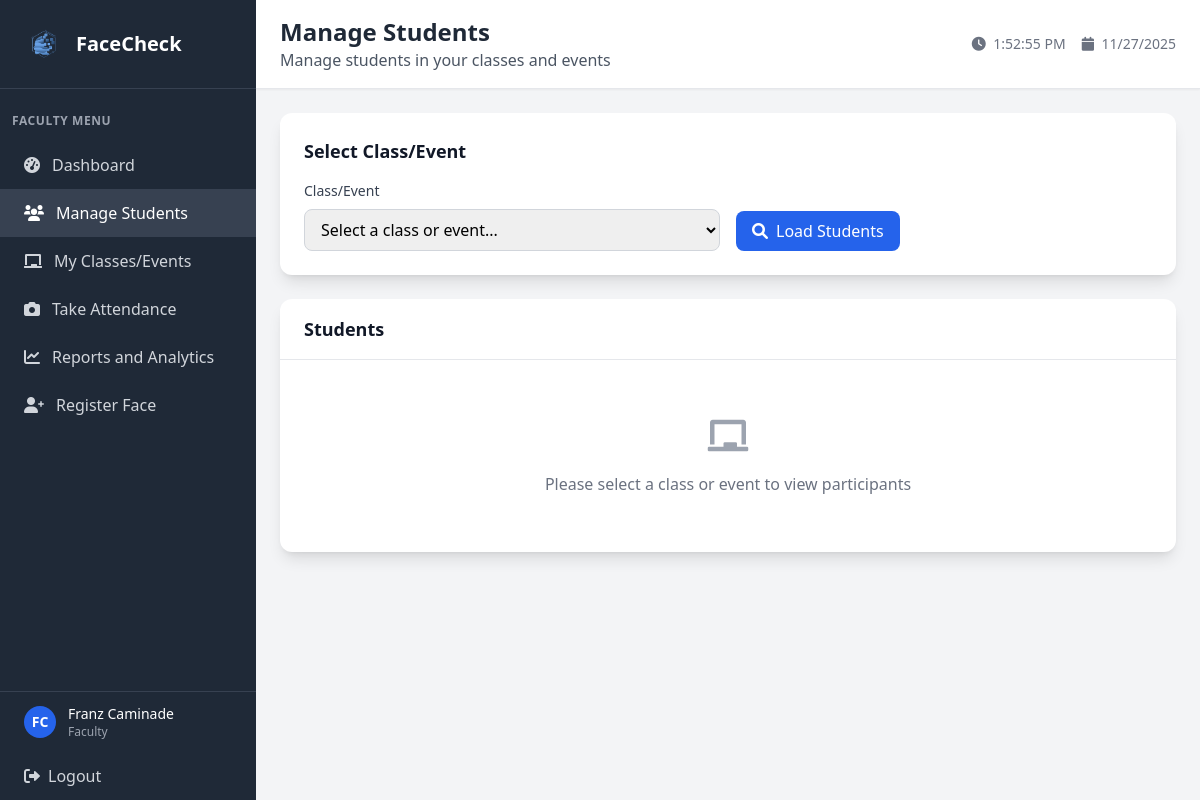
Page /manage_students (signed in) on the committed database.
### tables this page shows
CREATE TABLE user (
            user_id INTEGER PRIMARY KEY AUTOINCREMENT,
            idno VARCHAR(20) NOT NULL UNIQUE,
            firstname VARCHAR(50) NOT NULL,
            lastname VARCHAR(50) NOT NULL,
            role VARCHAR(10) NOT NULL CHECK (role IN ('admin', 'faculty', 'student')),
            password VARCHAR(255) NOT NULL,
            created_at DATETIME DEFAULT CURRENT_TIMESTAMP,
            is_active BOOLEAN DEFAULT 1,
            dept_id INTEGER,
            FOREIGN KEY (dept_id) REFERENCES department(dept_id)
        );

### app.py (the view)
@app.route('/manage_students')
def faculty_manage_students():
    if 'user_id' not in session or session['role'] != 'faculty':
        return redirect(url_for('login'))
    conn = get_db_connection()
    faculty = conn.execute('''
        SELECT f.faculty_id, u.firstname, u.lastname, u.idno FROM faculty f
        JOIN user u ON f.user_id = u.user_id
        WHERE u.user_id = ?
    ''', (session['user_id'],)).fetchone()
    if not faculty:
        conn.close()
        flash('Faculty record not found', 'error')
        return redirect(url_for('faculty_dashboard'))
    classes = conn.execute('''
        SELECT c.class_id, c.class_name, c.edpcode
        FROM class c
        WHERE c.faculty_id = ?
        ORDER BY c.class_name
    ''', (faculty['faculty_id'],)).fetchall()
    events = conn.execute('''
        SELECT e.event_id, e.event_name, e.event_date
        FROM event e
        WHERE e.faculty_id = ?
        ORDER BY e.event_date DESC
    ''', (faculty['faculty_id'],)).fetchall()
    conn.close()
    return render_template('faculty/faculty_manage_students.html', classes=classes, events=events, faculty=faculty)

### app.py (called while the page is built)
def get_db_connection():
    try:
        conn = sqlite3.connect('facecheck.db', timeout=30.0)
        conn.row_factory = sqlite3.Row
        conn.execute('PRAGMA foreign_keys = ON')
        try:
            cur = conn.cursor()
            cur.execute("PRAGMA table_info(faculty)")
            columns = [row[1] for row in cur.fetchall()]
            if 'attendance_image' not in columns:
                cur.execute("ALTER TABLE faculty ADD COLUMN attendance_image VARCHAR(255)")
                conn.commit()
        except Exception:
            pass
        return conn
    except sqlite3.Error as e:
        print(f"Database connection error: {e}")
        raise

### templates/faculty/faculty_manage_students.html (shortened to what this page needs)
<!DOCTYPE html>
<html lang="en">
<head>
    <script src="https://cdn.tailwindcss.com"></script>
    <link href="https://cdnjs.cloudflare.com/ajax/libs/font-awesome/6.0.0/css/all.min.css" rel="stylesheet">
</head>
<body class="bg-gray-100">
    <div class="flex h-screen">
        <div class="w-64 bg-gray-800 text-white">
            <div class="p-6 border-b border-gray-700">
                <div class="flex items-center">
                    <img src="{{ url_for('static', filename='img/FaceCheck_Logo.png') }}" alt="FaceCheck logo" class="w-10 h-10 mr-3">
                    <h1 class="text-xl font-bold">FaceCheck</h1>
                </div>
            </div>
            <nav class="mt-6">
                <div class="px-3">
                    <div class="text-xs font-semibold text-gray-400 uppercase tracking-wider mb-3">Faculty Menu</div>
                </div>
                <a href="{{ url_for('faculty_dashboard') }}" class="flex items-center px-6 py-3 text-gray-300 hover:bg-gray-700 hover:text-white transition duration-200">
                    <i class="fas fa-tachometer-alt mr-3"></i>
                    Dashboard
                </a>
                <a href="/manage_students" class="flex items-center px-6 py-3 bg-gray-700 text-white">
                    <i class="fas fa-users mr-3"></i>
                    Manage Students
                </a>
                <a href="{{ url_for('faculty_my_classes') }}" class="flex items-center px-6 py-3 text-gray-300 hover:bg-gray-700 hover:text-white transition duration-200">
                    <i class="fas fa-chalkboard mr-3"></i>
                    My Classes/Events
                </a>
                <a href="/attendance" class="flex items-center px-6 py-3 text-gray-300 hover:bg-gray-700 hover:text-white transition duration-200">
                    <i class="fas fa-camera mr-3"></i>
                    Take Attendance
                </a>
                <a href="/attendance_reports" class="flex items-center px-6 py-3 text-gray-300 hover:bg-gray-700 hover:text-white transition duration-200">
                    <i class="fas fa-chart-line mr-3"></i>
                    Reports and Analytics
                </a>
                <a href="/faculty/register_face" class="flex items-center px-6 py-3 text-gray-300 hover:bg-gray-700 hover:text-white transition duration-200">
                    <i class="fas fa-user-plus mr-3"></i>
                    Register Face
                </a>
            </nav>
            <div class="absolute bottom-0 w-64 border-t border-gray-700">
                <a href="{{ url_for('faculty_profile') }}" class="flex items-center px-6 py-3 hover:bg-gray-700 transition duration-200">
                    {% if faculty.attendance_image %}
                    <img src="{{ url_for('static', filename='attendance_images/' + faculty.attendance_image) }}"
                         alt="{{ faculty.firstname }} {{ faculty.lastname }}"
                         class="w-8 h-8 rounded-full object-cover border-2 border-blue-600 mr-3"
                         onerror="this.onerror=null; this.style.display='none'; this.nextElementSibling.style.display='flex';">
                    <div class="w-8 h-8 bg-blue-600 rounded-full items-center justify-center mr-3 hidden">
                        <span class="text-white text-sm font-bold">{{ faculty.firstname[0] }}{{ faculty.lastname[0] }}</span>
                    </div>
                    {% else %}
                    <div class="w-8 h-8 bg-blue-600 rounded-full flex items-center justify-center mr-3">
                        <span class="text-white text-sm font-bold">{{ faculty.firstname[0] }}{{ faculty.lastname[0] }}</span>
                    </div>
                    {% endif %}
                    <div>
                        <div class="text-sm font-medium">{{ faculty.firstname }} {{ faculty.lastname }}</div>
                        <div class="text-xs text-gray-400">Faculty</div>
                    </div>
                </a>
                <a href="{{ url_for('logout') }}" class="flex items-center px-6 py-3 text-gray-300 hover:bg-gray-700 hover:text-white transition duration-200">
                    <i class="fas fa-sign-out-alt mr-2"></i>
                    Logout
                </a>
            </div>
        </div>
        <div class="flex-1 flex flex-col overflow-hidden">
            <header class="bg-white shadow-sm border-b border-gray-200">
                <div class="px-6 py-4">
                    <div class="flex items-center justify-between">
                        <div>
                            <h2 class="text-2xl font-bold text-gray-800">Manage Students</h2>
                            <p class="text-gray-600">Manage students in your classes and events</p>
                        </div>
                        <div class="flex items-center space-x-4">
                            <div class="text-sm text-gray-500">
                                <i class="fas fa-clock mr-1"></i>
                                <span id="currentTime"></span>
                            </div>
                            <div class="text-sm text-gray-500">
                                <i class="fas fa-calendar mr-1"></i>
                                <span id="currentDate"></span>
                            </div>
                        </div>
                    </div>
                </div>
            </header>
            <main class="flex-1 overflow-y-auto p-6">
                <div class="bg-white rounded-xl shadow-lg p-6 mb-6">
                    <h3 class="text-lg font-semibold text-gray-900 mb-4">Select Class/Event</h3>
                    <div class="grid grid-cols-1 md:grid-cols-2 gap-4">
                        <div>
                            <label class="block text-sm font-medium text-gray-700 mb-2">Class/Event</label>
                            <select id="classSelect" class="w-full px-3 py-2 border border-gray-300 rounded-lg focus:ring-2 focus:ring-blue-500 focus:border-blue-500">
                                <option value="">Select a class or event...</option>
                            </select>
                        </div>
                        <div class="flex items-end">
                            <button id="loadStudents" class="bg-blue-600 text-white px-4 py-2 rounded-lg hover:bg-blue-700 transition duration-200">
                                <i class="fas fa-search mr-2"></i><span id="loadButtonText">Load Students</span>
                            </button>
                        </div>
                    </div>
                </div>
                <div class="bg-white rounded-xl shadow-lg">
                    <div class="px-6 py-4 border-b border-gray-200">
                        <div class="flex items-center justify-between">
                            <h3 class="text-lg font-semibold text-gray-900" id="sectionTitle">Students</h3>
                        </div>
                    </div>
                    <div class="p-6">
                        <div id="noSelectionMessage" class="text-center py-8">
                            <i class="fas fa-chalkboard text-gray-400 text-4xl mb-4"></i>
                            <p class="text-gray-500">Please select a class or event to view participants</p>
                        </div>
                    </div>
                </div>
            </main>
        </div>
    </div>
</body>
</html>

### rows in the picture
user: firstname "F", lastname "C", firstname "Franz", lastname "Caminade"
